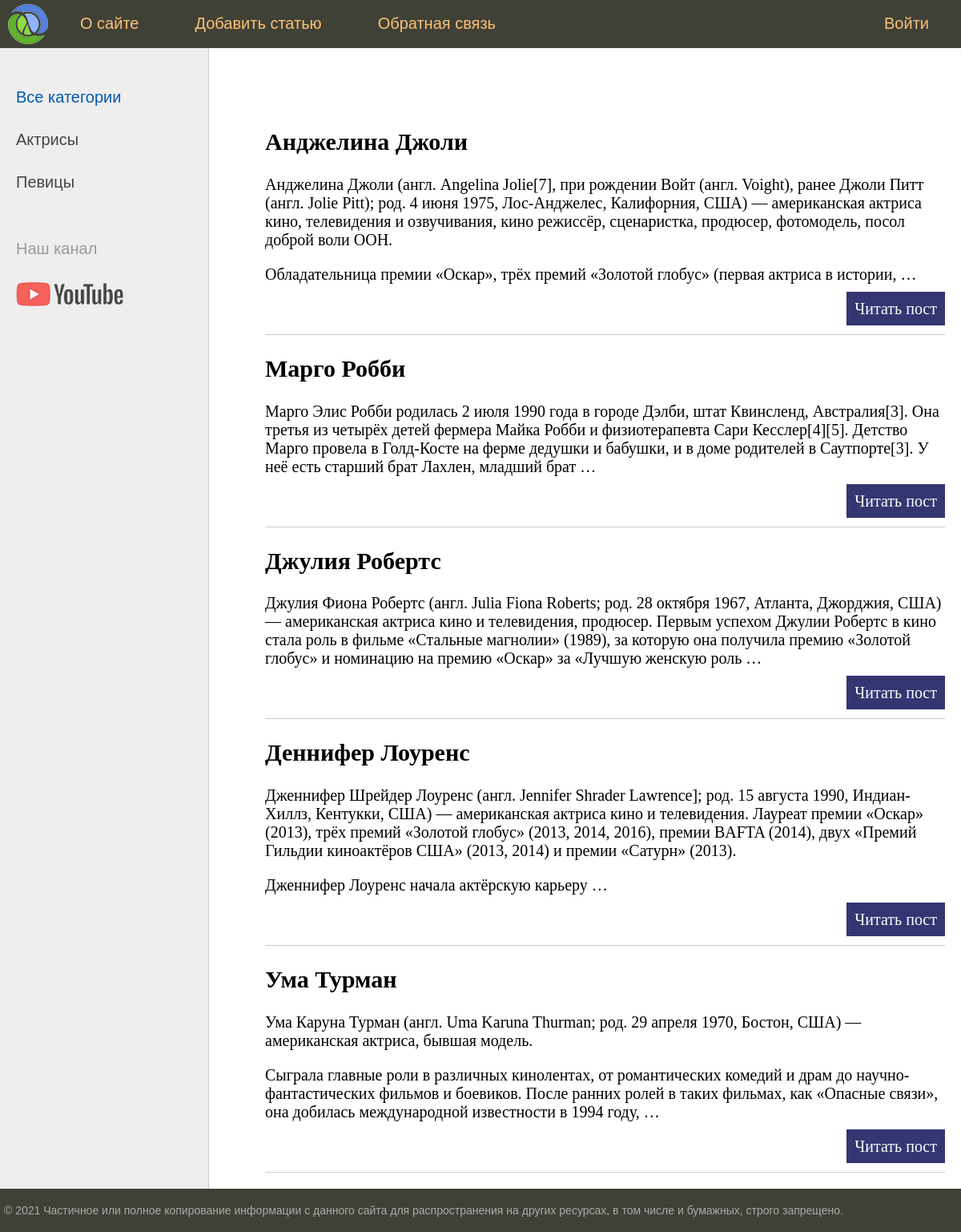
The page / on the database its author committed.
### women/models.py (models this page shows, shortened)
class Category(models.Model):
    name = models.CharField(max_length=100, db_index=True)
    def get_absolute_url(self):
        return reverse('category', kwargs={'cat_id': self.pk})

class Women(models.Model):
    title = models.CharField(max_length=255)
    content = models.TextField(blank=True)
    photo = models.ImageField(upload_to="photos/%Y/%m/%d/")
    time_create = models.DateTimeField(auto_now_add=True)
    time_update = models.DateTimeField(auto_now=True)
    is_published = models.BooleanField(default=True)
    cat = models.ForeignKey('Category', on_delete=models.PROTECT, null=True)
    def get_absolute_url(self):
        return reverse('post', kwargs={'post_id': self.pk})

### women/views.py (the view)
# urls.py: path('', index, name='home'),
def index(request):
    posts = Women.objects.all()
    cats = Category.objects.all()
    context = {
        'posts': posts,
        'cats': cats,
        'menu': menu,
        'title': 'Главная страница',
        'cat_selected': 0,
    }
    return render(request, 'women/index.html', context=context)

### women/templates/women/index.html (shortened to what this page needs)
{% extends 'women/base.html' %}
{% block content %}
<ul class="list-articles">
	{% for p in posts %}
			<li><h2>{{p.title}}</h2>
	{% autoescape on %}
	{{p.content|linebreaks|truncatewords:50}}
	{% endautoescape %}
			<p class="link-read-post"><a href="{{ p.get_absolute_url }}">Читать пост</a></p>
			</li>
	{% endfor %}
</ul>
{% endblock %}

### women/templates/women/base.html (shortened to what this page needs)
{% load static %}
<!DOCTYPE html>
<html>
<head>
	<link type="text/css" href="{% static 'women/css/styles.css' %}" rel="stylesheet" />
</head>
<body>
<table class="table-page" border=0 cellpadding="0" cellspacing="0">
<tr><td valign=top>
{% block mainmenu %}
		<div class="header">
			<ul id="mainmenu" class="mainmenu">
			<li class="logo"><a href="{% url 'home' %}"><div class="logo"></div></a></li>
{% for m in menu %}
	{% if not forloop.last %}
			<li><a href="{% url m.url_name %}">{{m.title}}</a></li>
	{% else %}
			<li class="last"><a href="{% url m.url_name %}">{{m.title}}</a></li>
	{% endif %}
{% endfor %}
			</ul>
		</div>
{% endblock mainmenu %}
<table class="table-content" border=0 cellpadding="0" cellspacing="0">
<tr>
	<td valign="top" class="left-chapters">
	<ul id="leftchapters">
{% if cat_selected == 0 %}
		<li class="selected">Все категории</li>
{% else %}
		<li><a href="{% url 'home' %}">Все категории</a></li>
{% endif %}
{% for c in cats %}
		{% if c.pk == cat_selected %}
		<li class="selected">{{c.name}}</li>
		{% else %}
		<li><a href="{{ c.get_absolute_url }}">{{c.name}}</a></li>
		{% endif %}
{% endfor %}
		<li class="share">
		<p>Наш канал</p>
		<a class="share-yt" href="https://www.youtube.com/channel/UClJzWfGWuGJL2t-3dYKcHTA/playlists" target="_blank" rel="nofollow"></a>
		</li>
	</ul>
</td>
<td valign="top" class="content">
	<div class="content-text">
{% block content %}
{% endblock %}
	</div>
</td></tr></table>
</td></tr>
<tr><td valign=top>
	<div id="footer">
		<p>&copy; 2021 Частичное или полное копирование информации с данного сайта для распространения на других ресурсах, в том числе и бумажных, строго запрещено.</p>
	</div>
</td></tr></table>
</body>
</html>

### women/static/women/css/styles.css (style rules this page uses)
html, body { font-family: 'Arial'; margin: 0; padding: 0; height: 100%; width: 100%; color: #444; }
a { color: #0059b2; text-decoration: none; }
p.link-read-post { text-align: right; }
p.link-read-post a { padding: 10px; min-width: 100px; background: #333671; color: #fff; text-decoration: none; }
ul.list-articles { list-style: none; margin: 0; padding: 0; }
ul.list-articles li { border-bottom: 1px solid #ccc; }
.table-page { width: 100%; height: 100%; vertical-align: top; }
.table-page tr { height: 100%; }
.header { background: #3F4137; height: 60px; }
.logo { background: url('../images/logo.png') no-repeat 10px 5px; width: 70px; height: 60px; }
ul.mainmenu { list-style: none; margin: 0; padding: 0; height: 60px; color: #fdc073; font-size: 20px; overflow: hidden; }
ul.mainmenu li { float: left; margin: 18px 40px 0 30px; }
ul.mainmenu li.logo { margin: 0; }
ul.mainmenu li.last { float: right; }
ul.mainmenu li a { color: #fdc073; text-decoration: none; }
.table-content { width: 100%; min-height: 100%; height: 100%; }
.left-chapters { margin: 0; background: #eee; border-right: 1px solid #ccc; min-height: 100%; }
.left-chapters ul { width: 230px; min-height: 100%; margin: 0; padding: 20px 10px 10px 20px; list-style: none; font-size: 20px; }
.left-chapters ul li { margin: 30px 0 0 0; color: #999; }
.left-chapters ul li.selected { color: #0059b2; }
.left-chapters ul li a { color: #444; text-decoration: none; }
.left-chapters ul li.share { margin: 60px 0 0 0; }
.left-chapters ul li.share p { margin: 30px 0 30px 0; }
.left-chapters ul li.share a { display: inline-block; width: 40px; height: 40px; margin: 0 20px 0 0; }
.left-chapters ul li.share a.share-yt { width: 100%; height: 30px; background: url('../images/share_yt.png') no-repeat 0 0 }
.content { padding: 40px 20px 20px 40px; width: 100%; box-sizing: border-box; }
.content-text { margin: 60px 0 0 30px; color: #000; font-size: 20px; font-family: Yandex Sans Display Light; }
#footer { box-sizing: border-box; background: #3F4137; padding: 5px; color: #aaa; font-size: 14px; font-family: Verdana, Geneva, Arial, Helvetica; text-align: left; overflow: hidden; }

### rows shown on the page
Category: name "Актрисы"
Category: name "Певицы"
Women: title "Анджелина Джоли", content "Анджелина Джоли (англ. Angelina Jolie[7], при рождении Войт (англ. Voight), ранее Джоли Питт (англ. Jolie Pitt); род. 4 июня 1975, Лос-Анджелес, Калифорния, США) — американская актриса кино, телевидения и озвучивания, кино режиссёр, сценаристка, продюсер, фотомодель, посол доброй воли ООН. Обладательница премии «Оскар», трёх премий «Золотой глобус» (первая актриса в истории, …"
Women: title "Марго Робби", content "Марго Элис Робби родилась 2 июля 1990 года в городе Дэлби, штат Квинсленд, Австралия[3]. Она третья из четырёх детей фермера Майка Робби и физиотерапевта Сари Кесслер[4][5]. Детство Марго провела в Голд-Косте на ферме дедушки и бабушки, и в доме родителей в Саутпорте[3]. У неё есть старший брат Лахлен, младший брат …"
Women: title "Джулия Робертс", content "Джулия Фиона Робертс (англ. Julia Fiona Roberts; род. 28 октября 1967, Атланта, Джорджия, США) — американская актриса кино и телевидения, продюсер. Первым успехом Джулии Робертс в кино стала роль в фильме «Стальные магнолии» (1989), за которую она получила премию «Золотой глобус» и номинацию на премию «Оскар» за «Лучшую женскую роль …"
Women: title "Деннифер Лоуренс", content "Дженнифер Шрейдер Лоуренс (англ. Jennifer Shrader Lawrence]; род. 15 августа 1990, Индиан-Хиллз, Кентукки, США) — американская актриса кино и телевидения. Лауреат премии «Оскар» (2013), трёх премий «Золотой глобус» (2013, 2014, 2016), премии BAFTA (2014), двух «Премий Гильдии киноактёров США» (2013, 2014) и премии «Сатурн» (2013). Дженнифер Лоуренс начала актёрскую карьеру …"
Women: title "Ума Турман", content "Ума Каруна Турман (англ. Uma Karuna Thurman; род. 29 апреля 1970, Бостон, США) — американская актриса, бывшая модель. Сыграла главные роли в различных кинолентах, от романтических комедий и драм до научно-фантастических фильмов и боевиков. После ранних ролей в таких фильмах, как «Опасные связи», она добилась международной известности в 1994 году, …"

### other values the page prints
{{ m.title }} "О сайте" "Добавить статью" "Обратная связь"
{{ m.title }} "Войти"
